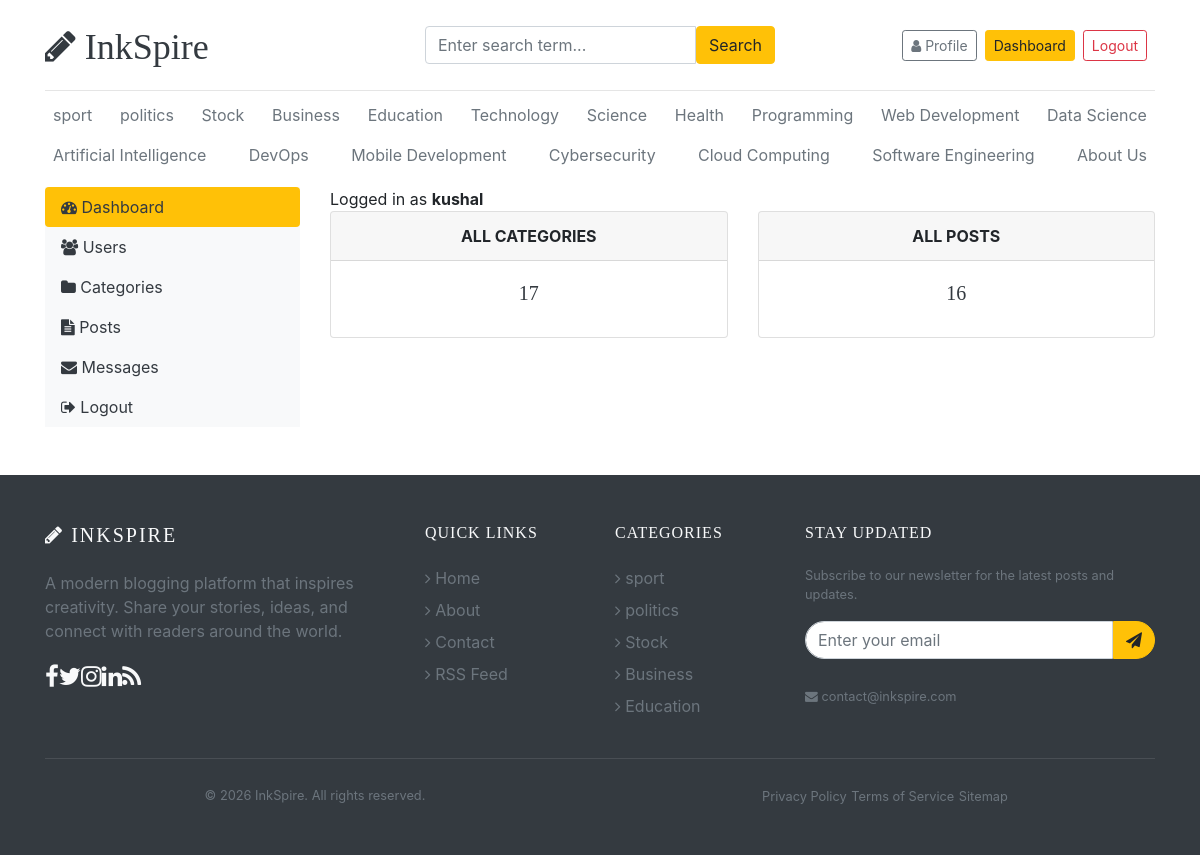
The page /dashboard/ (signed in) on the database its author committed.
### blogs/models.py (models this page shows, shortened)
class Category(models.Model):
    name = models.CharField(max_length=100, unique=True)
    created_at = models.DateTimeField(auto_now_add=True)
    updated_at = models.DateTimeField(auto_now=True)
    class Meta:
        verbose_name = "Category"
        verbose_name_plural = "Categories"

### dashboard/views.py (the view)
# urls.py: path('dashboard/', include('dashboard.urls')),
@login_required(login_url='login')
def dashboard(request):
    blogs_count = Blog.objects.all().count()
    category_count = Category.objects.all().count()
    context = {
        'blogs_count': blogs_count,
        'category_count': category_count,
    }
    return render(request, 'dashboard/dashboard.html', context)

### blogs/context_processors.py (called while the page is built)
def get_categories(request):
  categories=Category.objects.all()
  return dict(categories=categories)

### templates/dashboard/dashboard.html
{% extends 'base.html' %}
{% block content %}
<div class="row">
    {% include 'dashboard/sidebar.html' %}
    <div class="col-md-9">
        <span>Logged in as <b>{{ user }}</b></span>
        <div class="row">
            <div class="col">
                <div class="card border-default mb-3">
                    <div class="card-header text-center text-uppercase font-weight-bold">All Categories</div>
                    <div class="card-body text-dark">
                        <h5 class="card-title text-center">{{ category_count }}</h5>
                    </div>
                </div>
            </div>
            <div class="col">
                <div class="card border-default mb-3">
                    <div class="card-header text-center text-uppercase font-weight-bold">All posts</div>
                    <div class="card-body text-dark">
                        <h5 class="card-title text-center">{{ blogs_count }}</h5>
                    </div>
                </div>
            </div>
        </div>
    </div>
</div>
{% endblock %}

### templates/base.html (shortened to what this page needs)
{% load static %}
<!DOCTYPE html>
<html lang="en">
<head>
  <link href="https://getbootstrap.com/docs/4.0/dist/css/bootstrap.min.css" rel="stylesheet">
  <link href="{% static 'css/blog.css' %}" rel="stylesheet">
  <link rel="stylesheet" href="https://cdnjs.cloudflare.com/ajax/libs/font-awesome/4.7.0/css/font-awesome.min.css">
</head>
<body>
  <div class="container">
    <header class="blog-header py-3">
      <div class="row flex-nowrap justify-content-between align-items-center">
        <div class="col-4 pt-1">
          <a class="blog-header-logo text-dark" href="/"><i class="fa fa-pencil"></i> InkSpire</a>
        </div>
        <div class="col-4">
          <form action="{% url 'search' %}" method="">
            <div class="input-group">
              <input class="form-control" type="text" name="keyword" value="{{ keyword }}"
                placeholder="Enter search term..." aria-label="Enter search term..." aria-describedby="button-search" />
              <button type="submit" class="btn btn-warning" id="button-search" type="button">Search</button>
            </div>
          </form>
        </div>
        <div class="col-4 d-flex justify-content-end align-items-center">
          {% if not user.is_authenticated %}
          <a class="btn btn-sm btn-warning" href="{% url 'login' %}">Login</a> &nbsp;
          <a class="btn btn-sm btn-outline-secondary" href="{% url 'register' %}">Register</a>
          {% else %}
          <a class="btn btn-sm btn-outline-secondary mr-2" href="{% url 'profile' %}"><i class="fa fa-user"></i>
            Profile</a>
          <a class="btn btn-sm btn-warning mr-2" href="{% url 'dashboard' %}">Dashboard</a>
          <a class="btn btn-sm btn-outline-danger mr-2" href="{% url 'logout' %}">Logout</a>
          {% endif %}
        </div>
      </div>
    </header>
    <div class="nav-scroller py-1 mb-2">
      <nav class="nav d-flex justify-content-between">
        {% for category in categories %}
        <a class="p-2 text-muted" href="{% url 'posts_by_category' category.id %}">{{category.name}}</a>
        {% endfor %}
        <a class="p-2 text-muted" href="{% url 'about' %}">About Us</a>
      </nav>
    </div>
    {% block content %}
    {% endblock %}
  </div>
  <footer class="bg-dark text-light mt-5">
    <div class="container py-5">
      <div class="row">
        <div class="col-lg-4 col-md-6 mb-4 mb-lg-0">
          <h5 class="text-uppercase mb-4" style="letter-spacing: 2px;"><i class="fa fa-pencil"></i> InkSpire</h5>
          <p class="text-muted">A modern blogging platform that inspires creativity. Share your stories, ideas, and
            connect
            with readers around the world.</p>
          <div class="d-flex mt-3">
            <a href="#" class="text-light me-3" style="font-size: 1.5rem;"><i class="fa fa-facebook"></i></a>
            <a href="#" class="text-light me-3" style="font-size: 1.5rem;"><i class="fa fa-twitter"></i></a>
            <a href="#" class="text-light me-3" style="font-size: 1.5rem;"><i class="fa fa-instagram"></i></a>
            <a href="#" class="text-light me-3" style="font-size: 1.5rem;"><i class="fa fa-linkedin"></i></a>
            <a href="{% url 'rss_feed' %}" class="text-light" style="font-size: 1.5rem;"><i class="fa fa-rss"></i></a>
          </div>
        </div>
        <div class="col-lg-2 col-md-6 mb-4 mb-lg-0">
          <h6 class="text-uppercase mb-4" style="letter-spacing: 1px;">Quick Links</h6>
          <ul class="list-unstyled">
            <li class="mb-2"><a href="{% url 'home' %}" class="text-muted text-decoration-none hover-light"><i
                  class="fa fa-angle-right me-2"></i> Home</a></li>
            <li class="mb-2"><a href="{% url 'about' %}" class="text-muted text-decoration-none hover-light"><i
                  class="fa fa-angle-right me-2"></i> About</a></li>
            <li class="mb-2"><a href="{% url 'contact' %}" class="text-muted text-decoration-none hover-light"><i
                  class="fa fa-angle-right me-2"></i> Contact</a></li>
            <li class="mb-2"><a href="{% url 'rss_feed' %}" class="text-muted text-decoration-none hover-light"><i
                  class="fa fa-angle-right me-2"></i> RSS Feed</a></li>
          </ul>
        </div>
        <div class="col-lg-2 col-md-6 mb-4 mb-lg-0">
          <h6 class="text-uppercase mb-4" style="letter-spacing: 1px;">Categories</h6>
          <ul class="list-unstyled">
            {% for category in categories|slice:":5" %}
            <li class="mb-2"><a href="{% url 'posts_by_category' category.id %}"
                class="text-muted text-decoration-none"><i class="fa fa-angle-right me-2"></i> {{ category.name }}</a>
            </li>
            {% endfor %}
          </ul>
        </div>
        <div class="col-lg-4 col-md-6 mb-4 mb-lg-0">
          <h6 class="text-uppercase mb-4" style="letter-spacing: 1px;">Stay Updated</h6>
          <p class="text-muted small">Subscribe to our newsletter for the latest posts and updates.</p>
          <form class="mt-3">
            <div class="input-group">
              <input type="email" class="form-control" placeholder="Enter your email"
                style="border-radius: 25px 0 0 25px;">
              <button class="btn btn-warning" type="button" style="border-radius: 0 25px 25px 0;"><i
                  class="fa fa-paper-plane"></i></button>
            </div>
          </form>
          <div class="mt-4">
            <span class="text-muted small"><i class="fa fa-envelope me-2"></i> contact@inkspire.com</span>
          </div>
        </div>
      </div>
      <hr class="my-4" style="border-color: rgba(255,255,255,0.1);">
      <div class="row align-items-center">
        <div class="col-md-6 text-center text-md-start">
          <p class="text-muted mb-0 small">&copy; 2026 InkSpire. All rights reserved.</p>
        </div>
        <div class="col-md-6 text-center text-md-end">
          <a href="#" class="text-muted text-decoration-none small me-3">Privacy Policy</a>
          <a href="#" class="text-muted text-decoration-none small me-3">Terms of Service</a>
          <a href="/sitemap.xml" class="text-muted text-decoration-none small">Sitemap</a>
        </div>
      </div>
    </div>
  </footer>
</body>
</html>

### blog_main/static/css/blog.css (style rules this page uses)
.blog-header { border-bottom: 1px solid #e5e5e5; }
.blog-header-logo { font-family: "Playfair Display", Georgia, "Times New Roman", serif; font-size: 2.25rem; }
h1, h2, h3, h4, h5, h6 { font-family: "Playfair Display", Georgia, "Times New Roman", serif; }

### rows shown on the page
Category: name "sport"
Category: name "politics"
Category: name "Stock"
Category: name "Business"
Category: name "Education"
Category: name "Technology"
Category: name "Science"
Category: name "Health"
Category: name "Programming"
Category: name "Web Development"
Category: name "Data Science"
Category: name "Artificial Intelligence"
Category: name "DevOps"
Category: name "Mobile Development"
Category: name "Cybersecurity"
Category: name "Cloud Computing"
Category: name "Software Engineering"

### other values the page prints
{{ user }} "kushal"
{{ category_count }} "17"
{{ blogs_count }} "16"
